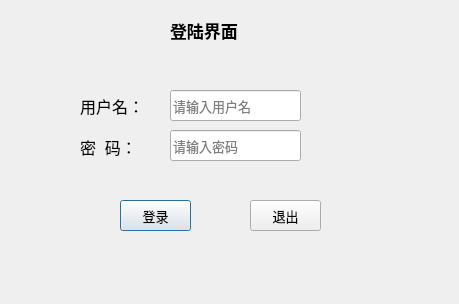
<?xml version="1.0" encoding="UTF-8"?>
<ui version="4.0">
 <class>Dialog</class>
 <widget class="QDialog" name="Dialog">
  <property name="geometry">
   <rect>
    <x>0</x>
    <y>0</y>
    <width>459</width>
    <height>304</height>
   </rect>
  </property>
  <property name="font">
   <font>
    <pointsize>10</pointsize>
   </font>
  </property>
  <property name="windowTitle">
   <string>Dialog</string>
  </property>
  <widget class="QLabel" name="label">
   <property name="geometry">
    <rect>
     <x>170</x>
     <y>10</y>
     <width>131</width>
     <height>41</height>
    </rect>
   </property>
   <property name="font">
    <font>
     <pointsize>13</pointsize>
     <weight>75</weight>
     <bold>true</bold>
    </font>
   </property>
   <property name="text">
    <string>登陆界面</string>
   </property>
  </widget>
  <widget class="QLabel" name="label_2">
   <property name="geometry">
    <rect>
     <x>80</x>
     <y>90</y>
     <width>81</width>
     <height>31</height>
    </rect>
   </property>
   <property name="font">
    <font>
     <pointsize>12</pointsize>
    </font>
   </property>
   <property name="text">
    <string>用户名：</string>
   </property>
  </widget>
  <widget class="QLabel" name="label_3">
   <property name="geometry">
    <rect>
     <x>80</x>
     <y>136</y>
     <width>81</width>
     <height>21</height>
    </rect>
   </property>
   <property name="font">
    <font>
     <pointsize>12</pointsize>
    </font>
   </property>
   <property name="text">
    <string>密  码：</string>
   </property>
  </widget>
  <widget class="QLineEdit" name="lineEdit">
   <property name="geometry">
    <rect>
     <x>170</x>
     <y>90</y>
     <width>131</width>
     <height>31</height>
    </rect>
   </property>
   <property name="placeholderText">
    <string>请输入用户名</string>
   </property>
  </widget>
  <widget class="QLineEdit" name="lineEdit_2">
   <property name="geometry">
    <rect>
     <x>170</x>
     <y>130</y>
     <width>131</width>
     <height>31</height>
    </rect>
   </property>
   <property name="text">
    <string/>
   </property>
   <property name="echoMode">
    <enum>QLineEdit::Password</enum>
   </property>
   <property name="placeholderText">
    <string>请输入密码</string>
   </property>
  </widget>
  <widget class="QPushButton" name="pushButton">
   <property name="geometry">
    <rect>
     <x>120</x>
     <y>200</y>
     <width>71</width>
     <height>31</height>
    </rect>
   </property>
   <property name="text">
    <string>登录</string>
   </property>
  </widget>
  <widget class="QPushButton" name="pushButton_2">
   <property name="geometry">
    <rect>
     <x>250</x>
     <y>200</y>
     <width>71</width>
     <height>31</height>
    </rect>
   </property>
   <property name="text">
    <string>退出</string>
   </property>
  </widget>
 </widget>
 <layoutdefault spacing="6" margin="11"/>
 <resources/>
 <connections>
  <connection>
   <sender>pushButton_2</sender>
   <signal>clicked()</signal>
   <receiver>Dialog</receiver>
   <slot>close()</slot>
   <hints>
    <hint type="sourcelabel">
     <x>277</x>
     <y>219</y>
    </hint>
    <hint type="destinationlabel">
     <x>263</x>
     <y>253</y>
    </hint>
   </hints>
  </connection>
 </connections>
</ui>
